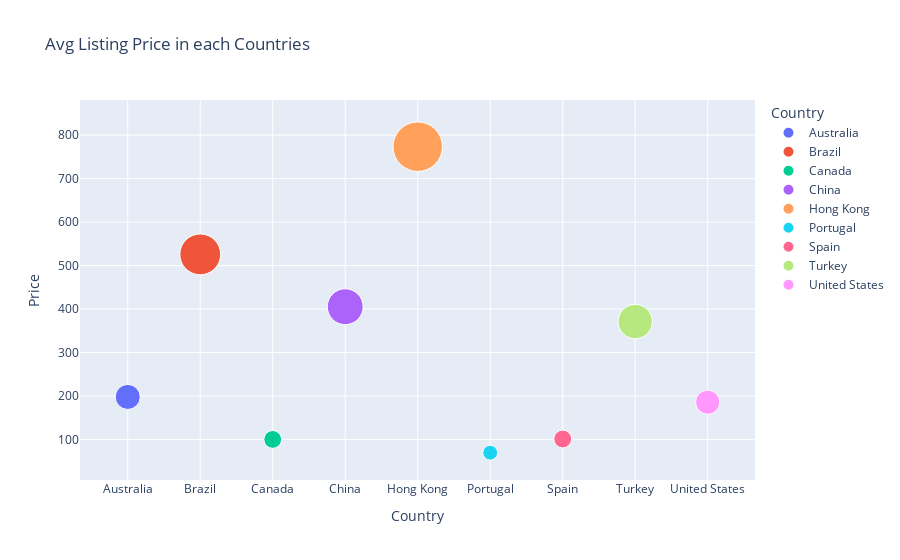

Here is the notebook cell this chart was saved with:
### Code cell
#Average listing price in each country
fig = px.scatter(data_frame=country_df,
           x='Country',y='Price',
           color='Country',
           size='Price',
           opacity=1,
           size_max=35,
           title='Avg Listing Price in each Countries')
fig.show()

### Figure 1 — Plotly figure (JSON) as saved in the notebook; plotly's stock layout.template omitted (floating-point values rounded to 4 significant figures)
{"data": [{"hovertemplate": "Country=%{x}<br>Price=%{marker.size}<extra></extra>", "legendgroup": "Australia", "marker": {"color": "#636efa", "opacity": 1, "size": [197.8], "sizemode": "area", "sizeref": 0.6314, "symbol": "circle"}, "mode": "markers", "name": "Australia", "orientation": "v", "showlegend": true, "type": "scatter", "x": ["Australia"], "xaxis": "x", "y": [197.8], "yaxis": "y"}, {"hovertemplate": "Country=%{x}<br>Price=%{marker.size}<extra></extra>", "legendgroup": "Brazil", "marker": {"color": "#EF553B", "opacity": 1, "size": [525.8], "sizemode": "area", "sizeref": 0.6314, "symbol": "circle"}, "mode": "markers", "name": "Brazil", "orientation": "v", "showlegend": true, "type": "scatter", "x": ["Brazil"], "xaxis": "x", "y": [525.8], "yaxis": "y"}, {"hovertemplate": "Country=%{x}<br>Price=%{marker.size}<extra></extra>", "legendgroup": "Canada", "marker": {"color": "#00cc96", "opacity": 1, "size": [100.0], "sizemode": "area", "sizeref": 0.6314, "symbol": "circle"}, "mode": "markers", "name": "Canada", "orientation": "v", "showlegend": true, "type": "scatter", "x": ["Canada"], "xaxis": "x", "y": [100.0], "yaxis": "y"}, {"hovertemplate": "Country=%{x}<br>Price=%{marker.size}<extra></extra>", "legendgroup": "China", "marker": {"color": "#ab63fa", "opacity": 1, "size": [405.4], "sizemode": "area", "sizeref": 0.6314, "symbol": "circle"}, "mode": "markers", "name": "China", "orientation": "v", "showlegend": true, "type": "scatter", "x": ["China"], "xaxis": "x", "y": [405.4], "yaxis": "y"}, {"hovertemplate": "Country=%{x}<br>Price=%{marker.size}<extra></extra>", "legendgroup": "Hong Kong", "marker": {"color": "#FFA15A", "opacity": 1, "size": [773.5], "sizemode": "area", "sizeref": 0.6314, "symbol": "circle"}, "mode": "markers", "name": "Hong Kong", "orientation": "v", "showlegend": true, "type": "scatter", "x": ["Hong Kong"], "xaxis": "x", "y": [773.5], "yaxis": "y"}, {"hovertemplate": "Country=%{x}<br>Price=%{marker.size}<extra></extra>", "legendgroup": "Portugal", "marker": {"color": "#19d3f3", "opacity": 1, "size": [69.5], "sizemode": "area", "sizeref": 0.6314, "symbol": "circle"}, "mode": "markers", "name": "Portugal", "orientation": "v", "showlegend": true, "type": "scatter", "x": ["Portugal"], "xaxis": "x", "y": [69.5], "yaxis": "y"}, {"hovertemplate": "Country=%{x}<br>Price=%{marker.size}<extra></extra>", "legendgroup": "Spain", "marker": {"color": "#FF6692", "opacity": 1, "size": [101.0], "sizemode": "area", "sizeref": 0.6314, "symbol": "circle"}, "mode": "markers", "name": "Spain", "orientation": "v", "showlegend": true, "type": "scatter", "x": ["Spain"], "xaxis": "x", "y": [101.0], "yaxis": "y"}, {"hovertemplate": "Country=%{x}<br>Price=%{marker.size}<extra></extra>", "legendgroup": "Turkey", "marker": {"color": "#B6E880", "opacity": 1, "size": [371.2], "sizemode": "area", "sizeref": 0.6314, "symbol": "circle"}, "mode": "markers", "name": "Turkey", "orientation": "v", "showlegend": true, "type": "scatter", "x": ["Turkey"], "xaxis": "x", "y": [371.2], "yaxis": "y"}, {"hovertemplate": "Country=%{x}<br>Price=%{marker.size}<extra></extra>", "legendgroup": "United States", "marker": {"color": "#FF97FF", "opacity": 1, "size": [185.7], "sizemode": "area", "sizeref": 0.6314, "symbol": "circle"}, "mode": "markers", "name": "United States", "orientation": "v", "showlegend": true, "type": "scatter", "x": ["United States"], "xaxis": "x", "y": [185.7], "yaxis": "y"}], "layout": {"legend": {"itemsizing": "constant", "title": {"text": "Country"}, "tracegroupgap": 0}, "title": {"text": "Avg Listing Price in each Countries"}, "xaxis": {"anchor": "y", "categoryarray": ["Australia", "Brazil", "Canada", "China", "Hong Kong", "Portugal", "Spain", "Turkey", "United States"], "categoryorder": "array", "domain": [0, 1], "title": {"text": "Country"}}, "yaxis": {"anchor": "x", "domain": [0, 1], "title": {"text": "Price"}}}}
